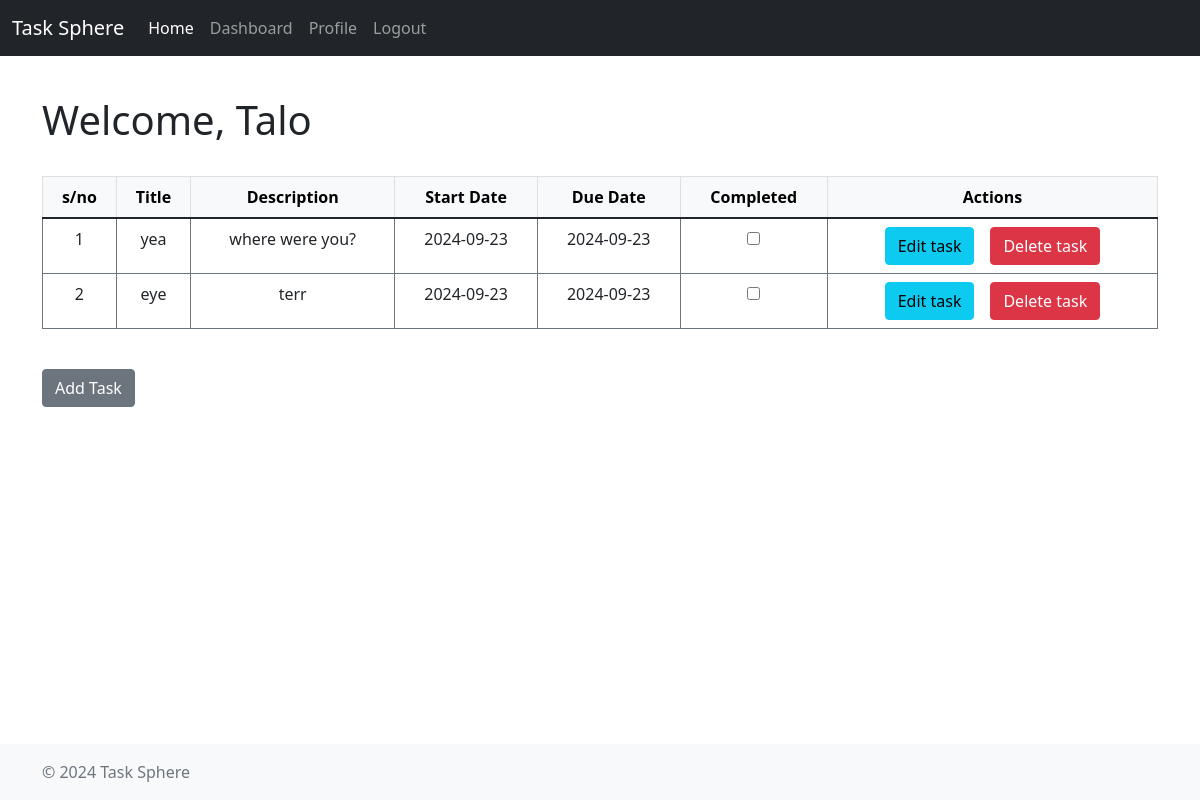
Before: /dashboard (signed in) with the older database file.
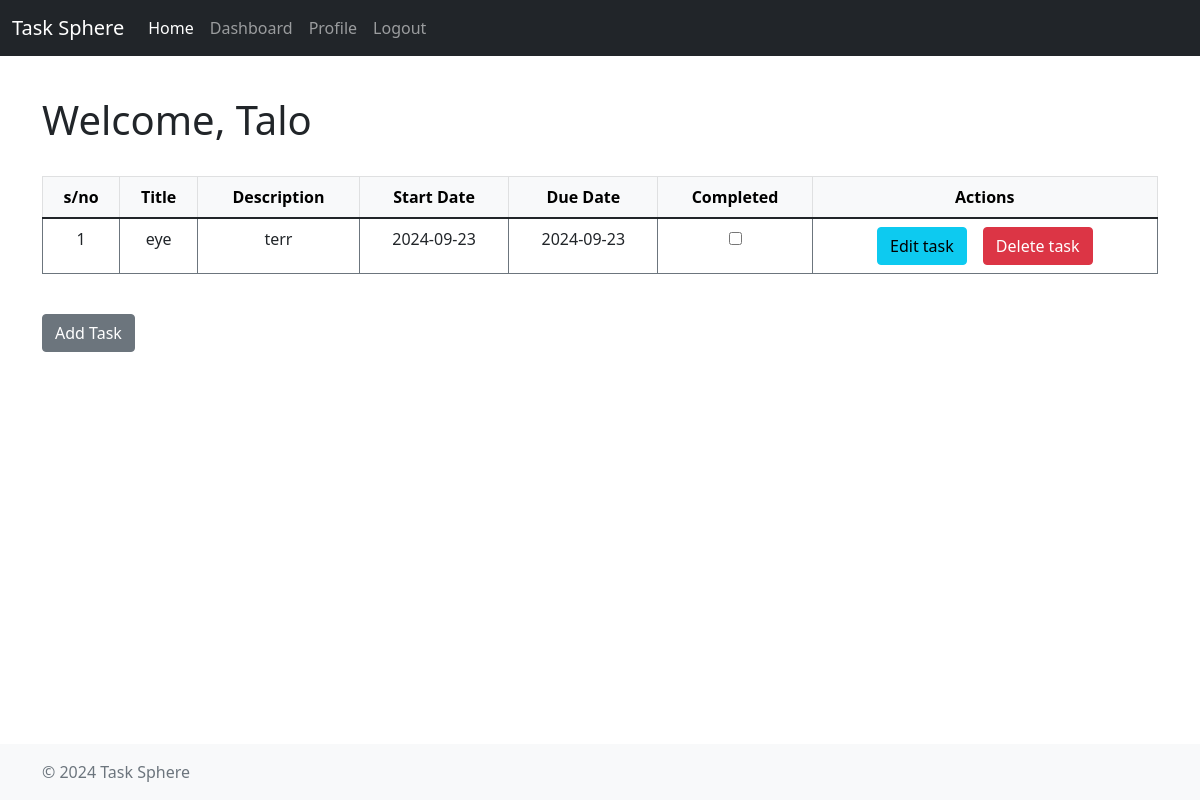
After: the same page with the newer database file.
### app/models.py (models this page shows, shortened)
class User(db.Model, UserMixin):
	id = db.Column(db.Integer, primary_key=True)
	firstname = db.Column(db.String(64), nullable=False)
	lastname = db.Column(db.String(64), nullable=False)
	username = db.Column(db.String(64), index=True, unique=True, nullable=False)
	email = db.Column(db.String(120), unique=True, nullable=False)
	password_hash = db.Column(db.String(120), nullable=False)
	phone = db.Column(db.String(20), unique=True, nullable=False)
	tasks = db.relationship('Task', backref='owner', lazy=True)

class Task(db.Model):
	id = db.Column(db.Integer, primary_key=True, autoincrement=True)
	title = db.Column(db.String(100), nullable=False)
	description = db.Column(db.String(500), nullable=False)
	start_date = db.Column(db.DateTime, nullable=False, default=datetime.utcnow)
	due_date = db.Column(db.DateTime)
	completed = db.Column(db.Boolean, default=False)
	user_id = db.Column(db.Integer, db.ForeignKey('user.id'), nullable=False)
	reminders = db.relationship('Reminder', backref='task', cascade='all, delete-orphan', passive_deletes=True)

### app/routes.py (the view)
@auth_bp.route('/dashboard')
@login_required
def dashboard():
	form = LogoutForm()
	tasks = Task.query.filter_by(user_id=current_user.id).all()
	return render_template('dashboard.html', tasks=tasks, form=form, user=current_user)

### app/forms.py
class LogoutForm(FlaskForm):
	submit  = SubmitField('Logout')

### app/__init__.py (called while the page is built)
def create_app():
    app = Flask(__name__, static_folder='templates/static')
    app.config.from_object('config.Config')
    db.init_app(app)
    migrate.init_app(app, db)
    login_manager.init_app(app)
    mail.init_app(app)
    login_manager.login_view = 'auth.login'
    @login_manager.user_loader
    def load_user(user_id):
        from app.models import User
        return User.query.get(int(user_id))
    from app.routes import auth_bp
    app.register_blueprint(auth_bp, url_prefix='/')
    app.config.update(
        CELERY_BROKER_URL='redis://localhost:6379/0',
        CELERY_RESULT_BACKEND='redis://localhost:6379/0'
    )
    celery = make_celery(app)
    mail.init_app(app)
    return app

### app/templates/dashboard.html (shortened to what this page needs)
{% extends 'base.html' %}
{% block content %}
<h1>Welcome, {{ user.username }}</h1><br>
{% if tasks %}
<table class="table table-bordered border-secondary text-center" border="1" cellpadding="12">
    <thead class="table-light">
        <strong>
        	<tr>
        	<th>s/no</th>
            <th>Title</th>
            <th>Description</th>
            <th>Start Date</th>
            <th>Due Date</th>
            <th>Completed</th>
            <th>Actions</th>
        </tr>
        </strong>
    </thead>
    <tbody>
        {% for task in tasks %}
        <tr>
        	<td>{{ loop.index }}</td>
            <td>{{ task.title }}</td>
            <td>{{ task.description }}</td>
            <td>{{ task.start_date.strftime('%Y-%m-%d') if task.start_date else 'N/A' }}</td>
            <td>{{ task.due_date.strftime('%Y-%m-%d') if task.due_date else 'N/A' }}</td>
            <td>
                <form method="POST" action="{{ url_for('auth.toggle_complete', task_id=task.id) }}" class="d-inline">
                    <input type="checkbox" name="completed" onchange="this.form.submit()" {% if task.completed %}checked{% endif %}>
                </form>
            </td>
            <td>
            	<div class="d-flex justify-content-center">
                    <a href="{{ url_for('auth.edit_task', task_id=task.id) }}" class="me-3">
                        <button class="btn btn-info" type="button">Edit task</button>
                    </a>
                    <form method="POST" action="{{ url_for('auth.delete_task', task_id=task.id) }}" class="d-inline">
                        <button class="btn btn-danger" type="submit" onclick="return confirm('Are you sure you want to delete this task?')">Delete task</button>
                    </form>
                </div>
            </td>
        </tr>
        {% endfor %}
    </tbody>
</table><br>
<div class="d-flex justify-content-start align-items-center">
    <a href="{{ url_for('auth.add_task') }}">
        <button style="margin-right: 10px;" class="btn btn-secondary" type="button">Add Task</button>
    </a>
</div>
{%endif%}
{% endblock %}

### app/templates/base.html (shortened to what this page needs)
<!DOCTYPE html>
<html lang="en">
<head>
    <link href="https://cdn.jsdelivr.net/npm/bootstrap@5.1.3/dist/css/bootstrap.min.css" rel="stylesheet">
    <link rel="stylesheet" href="{{ url_for('static', filename='css/hero.css') }}">
</head>
<body>
    {% include 'navbar.html' %}
    <br><br>
    <div class="container">
        <br>
    </div>
    <div class="container mt-4">
        {% block content %}{% endblock %}
    </div>
    <footer class="footer mt-auto py-3 bg-light">
        <div class="container">
            <span class="text-muted">© 2024 Task Sphere</span>
        </div>
    </footer><br><br><br>
</body>
</html>

### app/templates/navbar.html (shortened to what this page needs)
<link rel="stylesheet" href="{{ url_for('static', filename='css/hero.css') }}">
<nav class="navbar navbar-dark bg-dark navbar-expand-lg bg-body-tertiary">
  <div class="container-fluid">
    <a class="navbar-brand" href="{{ url_for('auth.home') }}">Task Sphere</a>
    <div class="collapse navbar-collapse" id="navbarSupportedContent">
      <ul class="navbar-nav me-auto mb-2 mb-lg-0">
        <li class="nav-item">
          <a class="nav-link active" aria-current="page" href="{{ url_for('auth.home') }}">Home</a>
        </li>
        {% if current_user.is_authenticated %}
          <li class="nav-item">
            <a class="nav-link" href="{{ url_for('auth.dashboard') }}">Dashboard</a>
          </li>
          <li class="nav-item">
            <a class="nav-link" href="{{ url_for('auth.profile') }}">Profile</a>
          </li>
          <li class="nav-item">
            <a class="nav-link" href="{{ url_for('auth.logout') }}">Logout</a>
          </li>
        {% endif %}
      </ul>
    </div>
  </div>
</nav>

### app/templates/static/css/hero.css (style rules this page uses)
body, html { margin: 0; padding: 0; overflow-x: hidden; }

### app/templates/base.html (style rules this page uses)
.navbar { position: fixed; top: 0; width: 100%; z-index: 1000; }
.footer { position: fixed; bottom: 0; width: 100%; }

Changed rows visible on the page:
removed Task: title "yea", description "where were you?", start_date "2024-09-23", due_date "2024-09-23"
